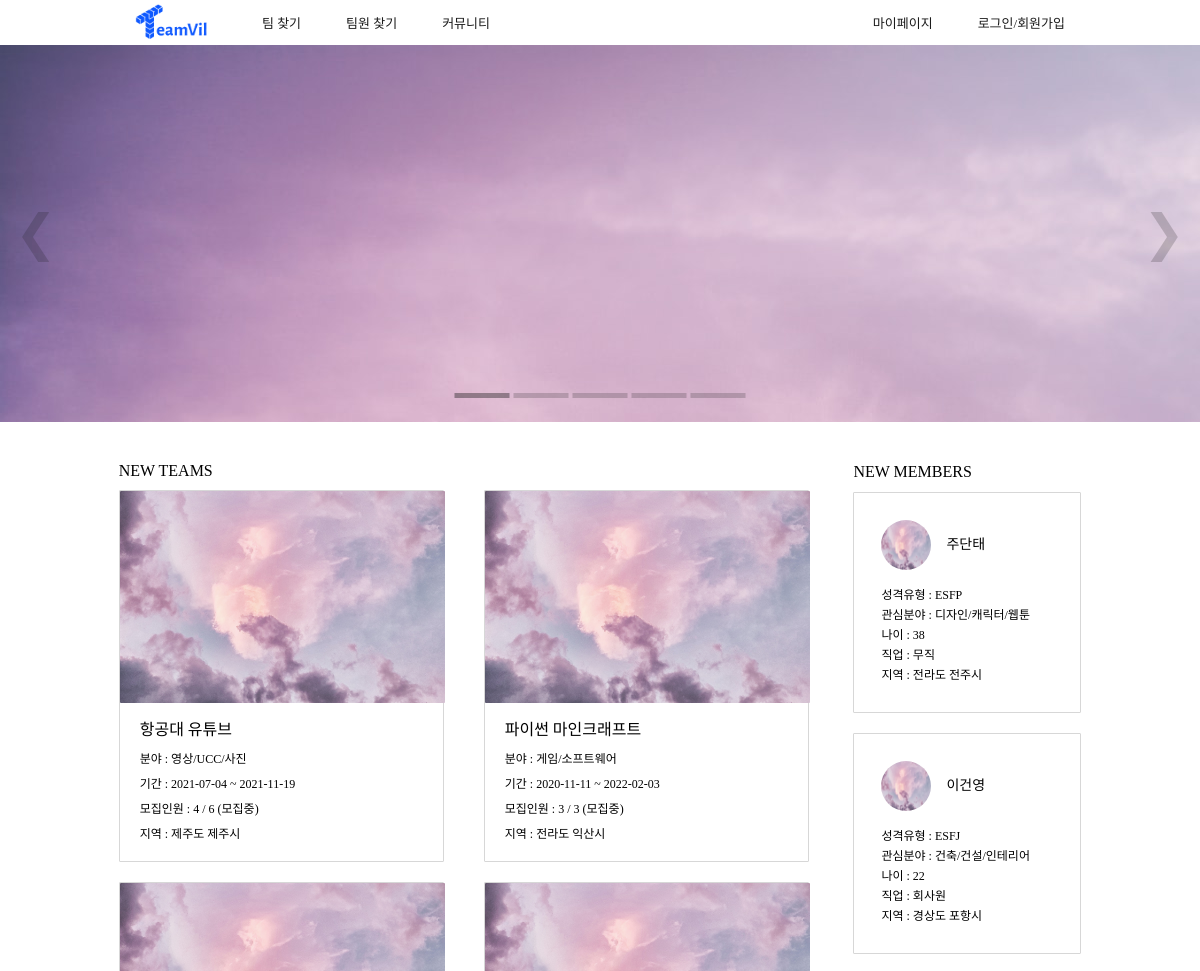
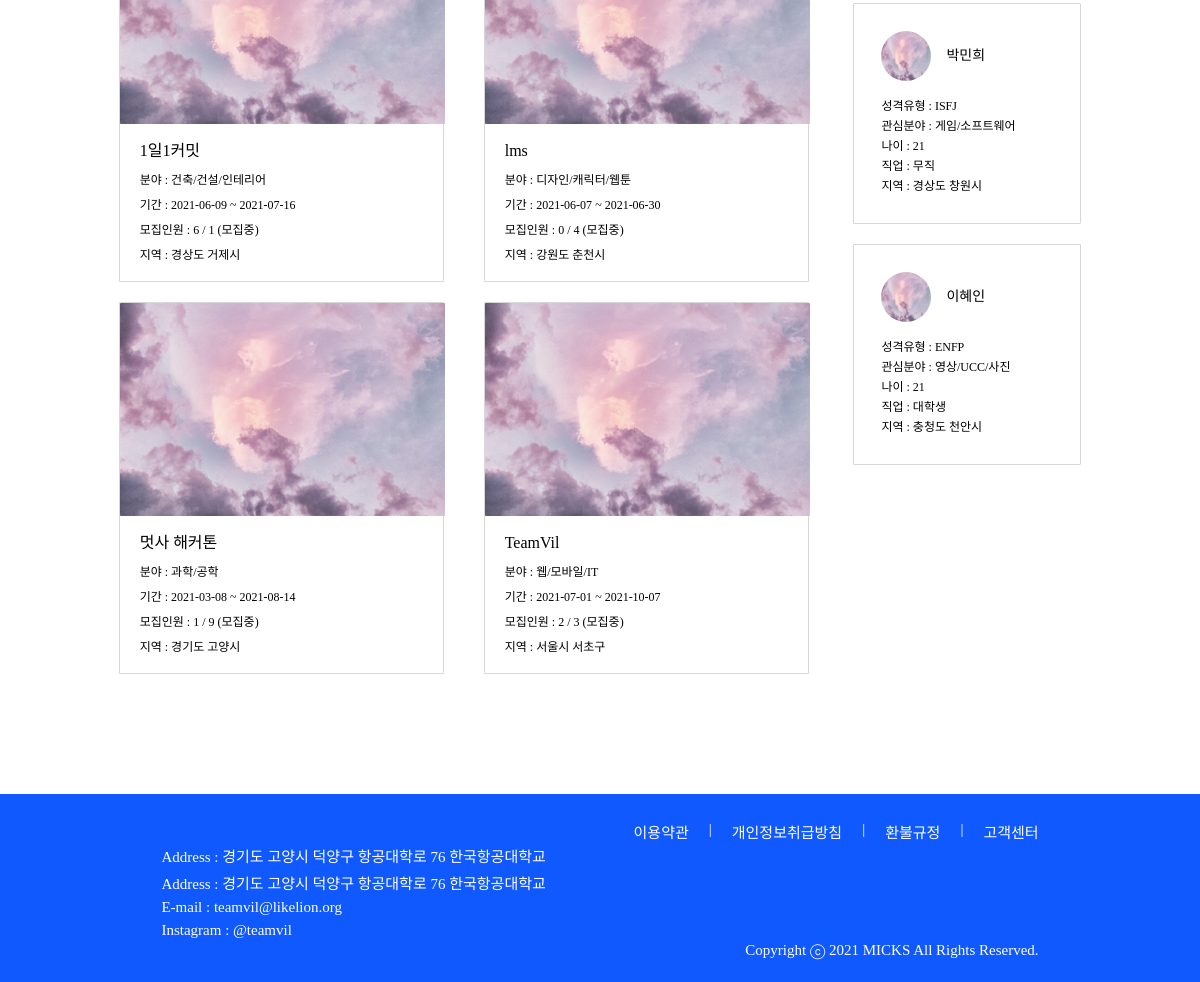
The app's page /, older data (2 pictures, top to bottom).
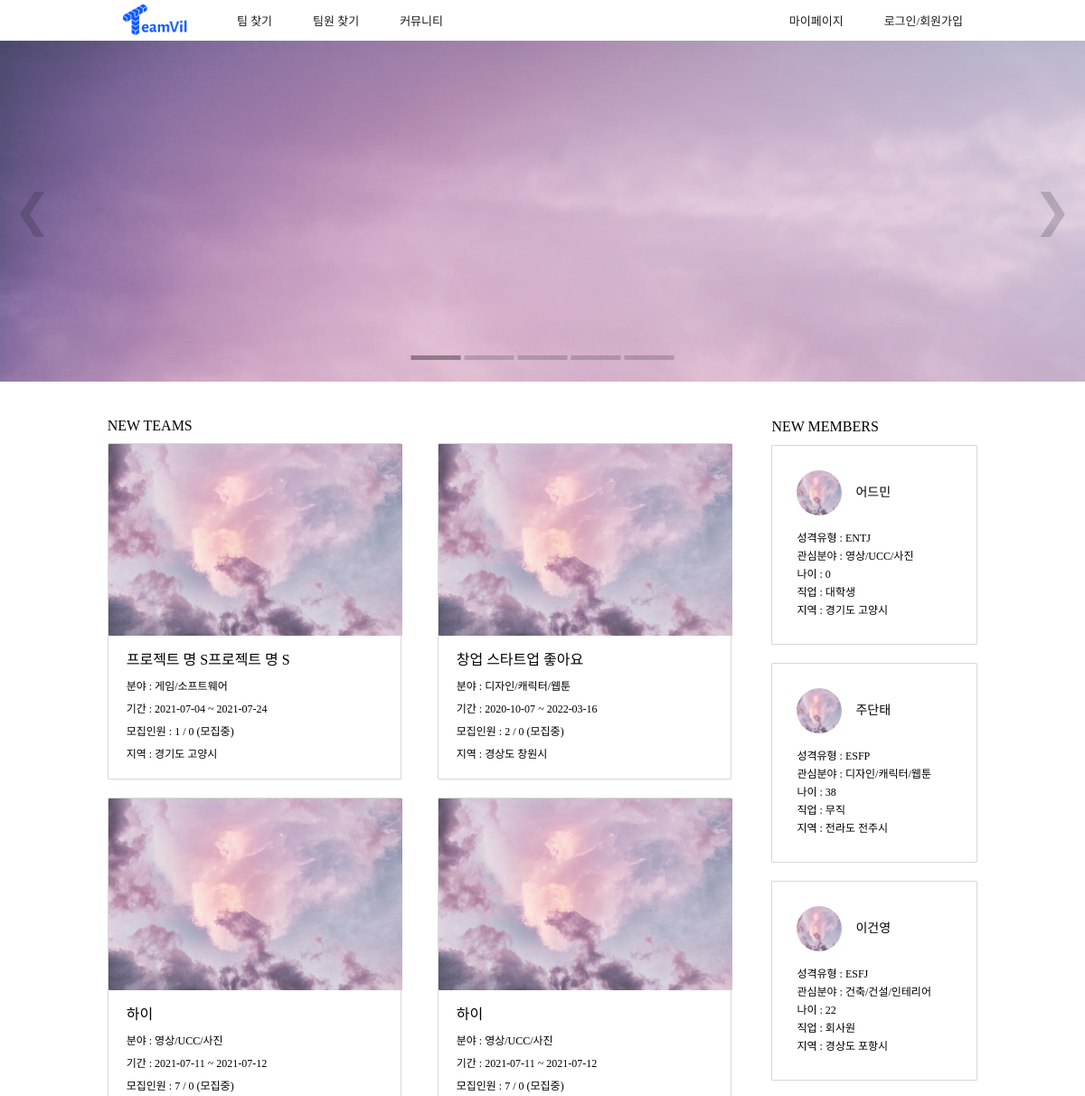
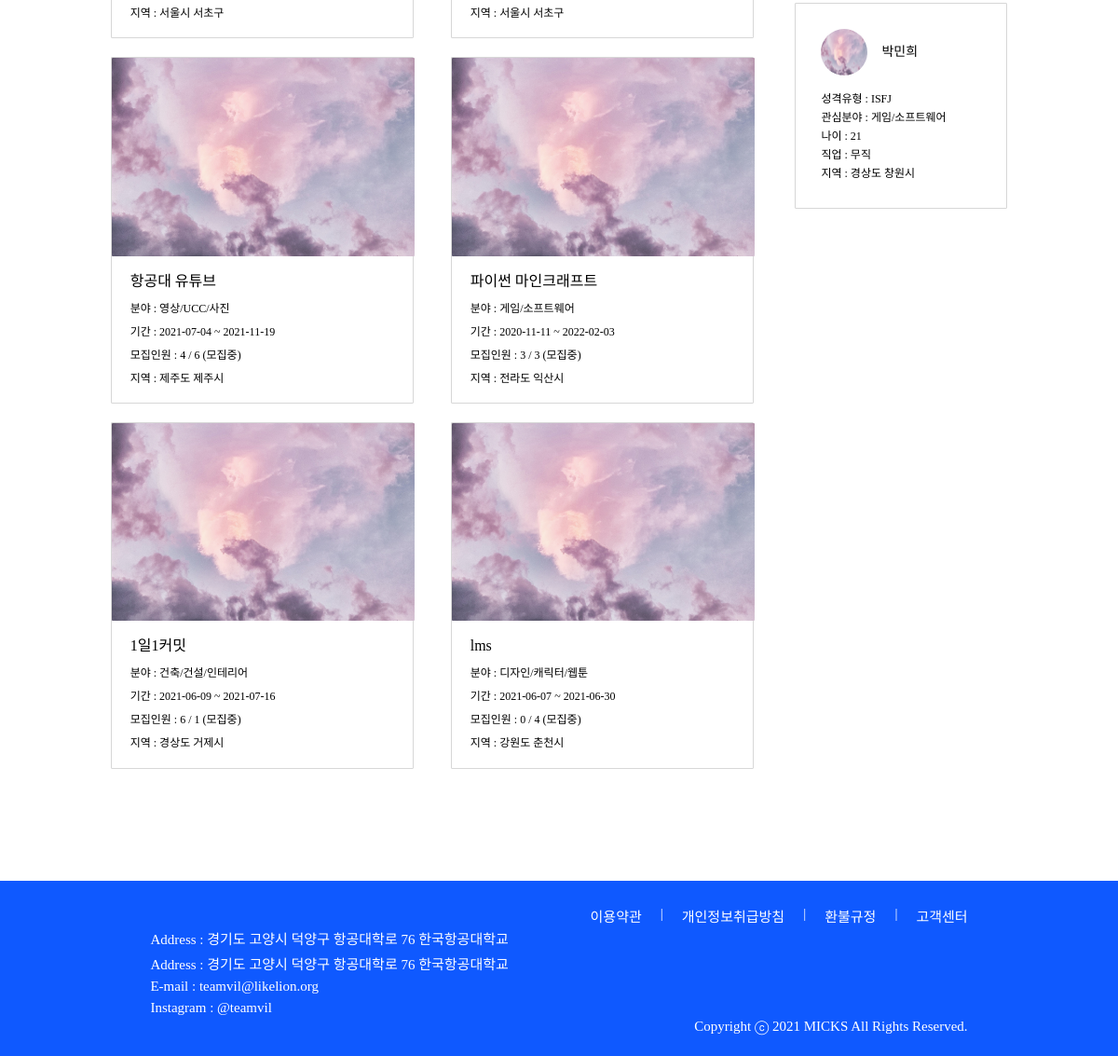
The same page, newer data (2 pictures, top to bottom).
### project/models.py (models this page shows, shortened)
class Project(models.Model):
    user_id = models.ForeignKey(User, on_delete = models.PROTECT, db_column="user_id")
    use = models.IntegerField(default=0)
    isEnd = models.IntegerField(default=0)
    type = models.IntegerField()
    title = models.CharField(max_length=100)
    desc = models.CharField(max_length=100)
    field1_id = models.ForeignKey('home.Field1', on_delete = models.CASCADE, db_column="field1_id")
    field2 = models.CharField(max_length=20)
    region1_id = models.ForeignKey('home.Region1', on_delete = models.CASCADE, db_column="region1_id")
    region2_id = models.ForeignKey('home.Region2', on_delete = models.CASCADE, db_column="region2_id")
    mem_total = models.IntegerField()
    mem_now = models.IntegerField()
    mem_duty = models.IntegerField(default=0)
    start_date = models.DateField()
    end_date = models.DateField()
    state = models.IntegerField(default=1)
    school = models.CharField(max_length=45, null=True)
    content = models.TextField()
    isLink = models.IntegerField(default=0)
    isFile = models.IntegerField(default=0)
    education_id = models.ForeignKey('home.Education', on_delete = models.CASCADE, db_column="education_id", null=True)
    view_cnt = models.IntegerField(default=0)

### home/models.py (models this page shows, shortened)
class Field1(models.Model):
    field1 = models.CharField(max_length=20)

class Region1(models.Model):
    region1 = models.CharField(max_length=20)

class Region2(models.Model):
    region1_id = models.ForeignKey(Region1, on_delete = models.CASCADE, db_column="region1_id")
    region2 = models.CharField(max_length=20)

### account/models.py (models this page shows, shortened)
class Profile(models.Model):
    user_id = models.ForeignKey(User, on_delete = models.CASCADE, db_column="user_id")
    name = models.CharField(max_length=25)
    mbti_id = models.ForeignKey(Mbti, on_delete = models.CASCADE, db_column="mbti_id")
    mbti_detail = models.CharField(max_length=100, null=True)
    email = models.CharField(max_length=45)
    phone = models.CharField(max_length=15)
    birthday = models.DateField()
    region1_id = models.ForeignKey(Region1, on_delete = models.CASCADE, db_column="region1_id")
    region2_id = models.ForeignKey(Region2, on_delete = models.CASCADE, db_column="region2_id")
    openPhone = models.IntegerField()
    openEmail = models.IntegerField()
    term_id = models.ForeignKey(Term, on_delete = models.CASCADE, db_column="term_id")
    field1_id = models.ForeignKey(Field1, on_delete = models.CASCADE, db_column="field1_id")
    field2 = models.CharField(max_length=20)
    state = models.IntegerField()
    job_id = models.ForeignKey(Job, on_delete = models.CASCADE, db_column="job_id")
    education_id = models.ForeignKey(Education, on_delete = models.CASCADE, db_column="education_id", null=True)
    isLink = models.IntegerField()
    isFile = models.IntegerField()
    isCarrer = models.IntegerField()
    pr = models.TextField(null=True)
    register = models.DateTimeField(default=timezone.now)
    photo = models.FileField(null=True)
    isReview = models.IntegerField()
    view_cnt = models.IntegerField(default=0)
    submit = models.IntegerField(default=0)

class Mbti(models.Model):
    mbti = models.CharField(max_length=4)
    mbti_cnt = models.IntegerField(default=0)

class Job(models.Model):
    job = models.CharField(max_length=20)

### home/views.py (the view)
# urls.py: 2. Add a URL to urlpatterns:  path('', views.home, name='home')
def home(request):
    projects = Project.objects.all().order_by('-id')[:8]
    profiles = Profile.objects.all().order_by('-id')[:4]
    return render(request, "home.html", {'profiles':profiles, "projects":projects })

### teamvil/templatetags/custom_tags.py (called while the page is built)
@register.simple_tag
def getAge(birthday):
    now = int(datetime.datetime.today().year)
    birthday = int(birthday.strftime('%Y'))
    return now - birthday

### home/templates/home.html (shortened to what the changed rows need)
<!DOCTYPE html>
{% load custom_tags %}
{% load static %}
<html lang="en">
<head>
    <link rel="stylesheet" href="{% static 'css/base.css' %}">
    <link rel="stylesheet" href="{% static 'css/home.css' %}">
</head>
<body>
    <div class="margin home-latest-info-wrap">
        <div class="home-latest-info-wrap-container">
            <div class="home-latest-info-container">
                <section class="home-latest-team-container">
                    <div class="home-latest-team-table">
                        <div class="home-latest-team-table-item">
                            {% for project in projects %}
                                <article class="home-latest-team-item">
                                    <img class="home-latest-team-image" src="{% static 'image/cloud.jpg' %}" alt="">
                                    <div class="home-latest-team-item-text">
                                        <p class="home-latest-team-item-title spoqa-medium">{{project.title}}</p>
                                        <p class="home-latest-team-item-content spoqa-regular">분야 : {{project.field1_id.field1}}</p>
                                        <p class="home-latest-team-item-content spoqa-regular">기간 : {{project.start_date|date:"Y-m-d"}} ~ {{project.end_date|date:"Y-m-d"}}</p>
                                        <p class="home-latest-team-item-content spoqa-regular">모집인원 : {{project.mem_now}} / {{project.mem_duty}}
                                            {% if project.state == 1%}
                                                (모집중)
                                            {% else %}
                                                (모집완료)
                                            {% endif %}
                                        </p>
                                        <p class="home-latest-team-item-content spoqa-regular">지역 : {{project.region1_id.region1}} {{project.region2_id.region2}}</p>
                                    </div>
                                </article>
                            {% endfor %}
                        </div>
                    </div>
                </section>
                <section class="home-latest-member-container">
                    <div class="home-latest-member-table">
                        <div class="home-latest-member-table-item">
                        {% for profile in profiles %}
                            <article class="home-latest-member-item">
                                <div class="home-latest-member-profile-container">
                                    <div class="home-latest-member-name-container">
                                        <img class="home-latest-member-image" src="{% static 'image/cloud.jpg' %}" alt="">
                                        <p class="spoqa-medium">{{profile.name}}</p>
                                    </div>
                                </div>
                                <p>성격유형 : {{profile.mbti_id.mbti}}</p>
                                <p>관심분야 : {{profile.field1_id.field1}}</p>
                                <p>나이 : {% getAge profile.birthday %}</p>
                                <p>직업 : {{ profile.job_id.job }}</p>
                                <p>지역 : {{ profile.region1_id.region1 }} {{ profile.region2_id.region2 }}</p>
                            </article>
                        {% endfor %}
                        </div>
                    </div>
                </section>
            </div>
        </div>
    </div>
</body>
</html>

Row changes from the older to the newer data that the page shows:
no longer on this page (row unchanged): Project: title "멋사 해커톤", field1_id.field1 "과학/공학", start_date "2021-03-08", end_date "2021-08-14", mem_now "1", mem_duty "9", state "(모집중)", region1_id.region1 "경기도", region2_id.region2 "고양시"
no longer on this page (row unchanged): Project: title "TeamVil", field1_id.field1 "웹/모바일/IT", start_date "2021-07-01", end_date "2021-10-07", mem_now "2", mem_duty "3", state "(모집중)", region1_id.region1 "서울시", region2_id.region2 "서초구"
no longer on this page (row unchanged): Profile: name "이혜인", mbti_id.mbti "ENFP", field1_id.field1 "영상/UCC/사진", birthday "21", job_id.job "대학생", region1_id.region1 "충청도", region2_id.region2 "천안시"
added Project: title "프로젝트 명 S프로젝트 명 S", field1_id.field1 "게임/소프트웨어", start_date "2021-07-04", end_date "2021-07-24", mem_now "1", mem_duty "0", state "(모집중)", region1_id.region1 "경기도", region2_id.region2 "고양시"
added Project: title "창업 스타트업 좋아요", field1_id.field1 "디자인/캐릭터/웹툰", start_date "2020-10-07", end_date "2022-03-16", mem_now "2", mem_duty "0", state "(모집중)", region1_id.region1 "경상도", region2_id.region2 "창원시"
added Project: title "하이", field1_id.field1 "영상/UCC/사진", start_date "2021-07-11", end_date "2021-07-12", mem_now "7", mem_duty "0", state "(모집중)", region1_id.region1 "서울시", region2_id.region2 "서초구"
added Project: title "하이", field1_id.field1 "영상/UCC/사진", start_date "2021-07-11", end_date "2021-07-12", mem_now "7", mem_duty "0", state "(모집중)", region1_id.region1 "서울시", region2_id.region2 "서초구"
added Profile: name "어드민", mbti_id.mbti "ENTJ", field1_id.field1 "영상/UCC/사진", birthday "0", job_id.job "대학생", region1_id.region1 "경기도", region2_id.region2 "고양시"
